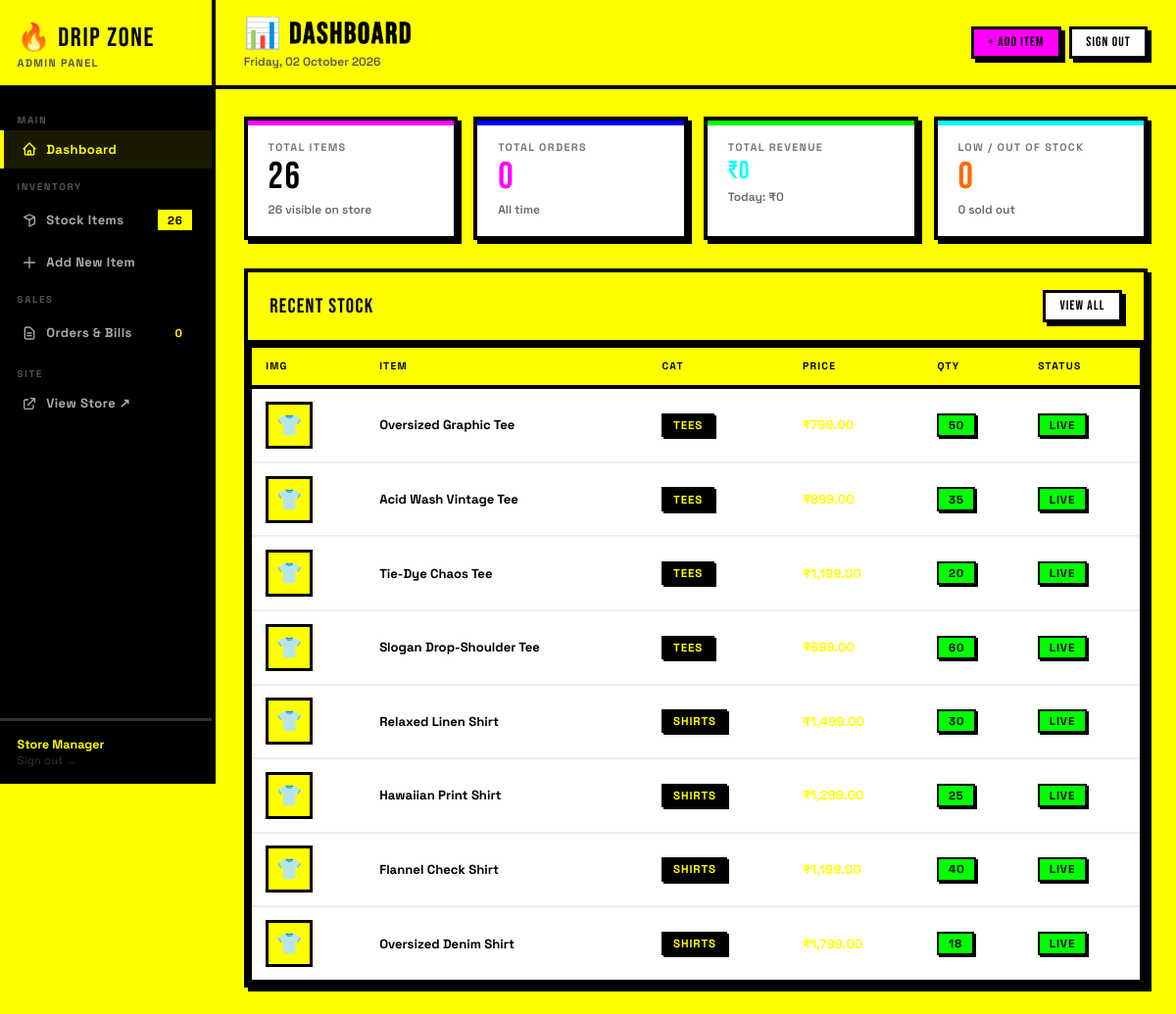
The page /admin.php (signed in) on the database its author committed.
### tables this page shows
CREATE TABLE IF NOT EXISTS Stock (
    id              INT UNSIGNED     NOT NULL AUTO_INCREMENT,
    item_name       VARCHAR(180)     NOT NULL,
    description     TEXT                      DEFAULT NULL,
    category        VARCHAR(80)      NOT NULL DEFAULT 'Uncategorized',
    image_path      VARCHAR(300)              DEFAULT NULL,
    price           DECIMAL(10,2)    NOT NULL DEFAULT 0.00,
    stock_qty       INT              NOT NULL DEFAULT 0,
    sizes           VARCHAR(200)              DEFAULT 'S,M,L,XL,XXL',
    display_status  TINYINT(1)       NOT NULL DEFAULT 1,
    created_at      DATETIME         NOT NULL DEFAULT CURRENT_TIMESTAMP,
    updated_at      DATETIME         NOT NULL DEFAULT CURRENT_TIMESTAMP ON UPDATE CURRENT_TIMESTAMP,
    PRIMARY KEY (id),
    INDEX idx_display  (display_status),
    INDEX idx_category (category)
);

### admin.php (the view, shortened to what this page needs)
<?php
require_once 'db.php';
$page   = $_GET['page']   ?? 'dashboard';
$totalItems   = (int) $pdo->query("SELECT COUNT(*) FROM Stock")->fetchColumn();
$totalVisible = (int) $pdo->query("SELECT COUNT(*) FROM Stock WHERE display_status=1")->fetchColumn();
$lowStock     = (int) $pdo->query("SELECT COUNT(*) FROM Stock WHERE stock_qty<=5 AND stock_qty>0")->fetchColumn();
$outStock     = (int) $pdo->query("SELECT COUNT(*) FROM Stock WHERE stock_qty=0")->fetchColumn();
$totalBills   = (int) $pdo->query("SELECT COUNT(*) FROM Bills")->fetchColumn();
$totalRev     = (float)$pdo->query("SELECT COALESCE(SUM(total_amount),0) FROM Bills")->fetchColumn();
$todayRev     = (float)$pdo->query("SELECT COALESCE(SUM(total_amount),0) FROM Bills WHERE DATE(bill_date)=CURDATE()")->fetchColumn();
$stockItems = [];
if (in_array($page,['stock','dashboard'])) {
    $stockItems = $pdo->query("SELECT id,item_name,category,image_path,price,stock_qty,sizes,display_status,DATE_FORMAT(updated_at,'%d %b %Y') AS updated FROM Stock ORDER BY created_at DESC")->fetchAll();
}
?>
<!DOCTYPE html>
<html lang="en">
<head>
  <link rel="stylesheet" href="style.css"/>
</head>
<body>
<div class="admin-layout" id="admin-layout">
  <aside class="admin-sidebar">
    <div class="sidebar-logo">
      <div class="sidebar-logo-text">🔥 DRIP ZONE</div>
      <div class="sidebar-logo-sub">Admin Panel</div>
    </div>
    <nav class="sidebar-nav">
      <div class="sidebar-section-label">MAIN</div>
      <a href="admin.php?page=dashboard" class="sidebar-link <?= $page==='dashboard'?'active':'' ?>" id="nav-dashboard">
        <svg xmlns="http://www.w3.org/2000/svg" fill="none" viewBox="0 0 24 24" stroke="currentColor"><path stroke-linecap="round" stroke-linejoin="round" stroke-width="2" d="M3 12l2-2m0 0l7-7 7 7M5 10v10a1 1 0 001 1h3m10-11l2 2m-2-2v10a1 1 0 01-1 1h-3m-6 0a1 1 0 001-1v-4a1 1 0 011-1h2a1 1 0 011 1v4a1 1 0 001 1m-6 0h6"/></svg>
        Dashboard
      </a>
      <div class="sidebar-section-label">INVENTORY</div>
      <a href="admin.php?page=stock" class="sidebar-link <?= $page==='stock'?'active':'' ?>" id="nav-stock">
        <svg xmlns="http://www.w3.org/2000/svg" fill="none" viewBox="0 0 24 24" stroke="currentColor"><path stroke-linecap="round" stroke-linejoin="round" stroke-width="2" d="M20 7l-8-4-8 4m16 0l-8 4m8-4v10l-8 4m0-10L4 7m8 4v10"/></svg>
        Stock Items
        <span class="badge badge-yellow" style="margin-left:auto;"><?= $totalItems ?></span>
      </a>
      <a href="admin.php?page=stock&action=add" class="sidebar-link" id="nav-add">
        <svg xmlns="http://www.w3.org/2000/svg" fill="none" viewBox="0 0 24 24" stroke="currentColor"><path stroke-linecap="round" stroke-linejoin="round" stroke-width="2" d="M12 4v16m8-8H4"/></svg>
        Add New Item
      </a>
      <div class="sidebar-section-label">SALES</div>
      <a href="admin.php?page=bills" class="sidebar-link <?= $page==='bills'?'active':'' ?>" id="nav-bills">
        <svg xmlns="http://www.w3.org/2000/svg" fill="none" viewBox="0 0 24 24" stroke="currentColor"><path stroke-linecap="round" stroke-linejoin="round" stroke-width="2" d="M9 12h6m-6 4h6m2 5H7a2 2 0 01-2-2V5a2 2 0 012-2h5.586a1 1 0 01.707.293l5.414 5.414A1 1 0 0119 8.414V19a2 2 0 01-2 2z"/></svg>
        Orders &amp; Bills
        <span class="badge badge-dark" style="margin-left:auto;"><?= $totalBills ?></span>
      </a>
      <div class="sidebar-section-label">SITE</div>
      <a href="index.php" target="_blank" class="sidebar-link" id="nav-store">
        <svg xmlns="http://www.w3.org/2000/svg" fill="none" viewBox="0 0 24 24" stroke="currentColor"><path stroke-linecap="round" stroke-linejoin="round" stroke-width="2" d="M10 6H6a2 2 0 00-2 2v10a2 2 0 002 2h10a2 2 0 002-2v-4M14 4h6m0 0v6m0-6L10 14"/></svg>
        View Store ↗
      </a>
    </nav>
    <div class="sidebar-footer">
      <div class="admin-name"><?= htmlspecialchars($_SESSION['admin_name'] ?? 'Admin') ?></div>
      <a href="logout.php" style="font-size:.72rem;color:#333;">Sign out →</a>
    </div>
  </aside>
  <div class="admin-main">
    <div class="admin-topbar">
      <div>
        <div class="admin-page-title">
          <?php echo ['dashboard'=>'📊 DASHBOARD','stock'=>'👕 STOCK MGMT','bills'=>'🧾 ORDERS'][$page] ?? 'DASHBOARD'; ?>
        </div>
        <div class="admin-topbar-meta"><?= date('l, d F Y') ?></div>
      </div>
      <div style="display:flex;gap:.5rem;align-items:center;">
        <a href="admin.php?page=stock&action=add" class="btn btn-pink btn-sm" id="topbar-add">+ ADD ITEM</a>
        <a href="logout.php" class="btn btn-outline-w btn-sm" id="topbar-logout">SIGN OUT</a>
      </div>
    </div>
    <div class="admin-content">
      <?php if ($page==='dashboard'): ?>
        <div class="stats-grid">
          <div class="stat-card">
            <div class="stat-label">TOTAL ITEMS</div>
            <div class="stat-value"><?= $totalItems ?></div>
            <div class="stat-sub"><?= $totalVisible ?> visible on store</div>
          </div>
          <div class="stat-card">
            <div class="stat-label">TOTAL ORDERS</div>
            <div class="stat-value" style="color:var(--neon-pink);"><?= $totalBills ?></div>
            <div class="stat-sub">All time</div>
          </div>
          <div class="stat-card">
            <div class="stat-label">TOTAL REVENUE</div>
            <div class="stat-value" style="color:var(--cyber-blue);font-size:1.6rem;">₹<?= number_format($totalRev,0) ?></div>
            <div class="stat-sub">Today: ₹<?= number_format($todayRev,0) ?></div>
          </div>
          <div class="stat-card">
            <div class="stat-label">LOW / OUT OF STOCK</div>
            <div class="stat-value" style="color:var(--hot-orange);"><?= $lowStock + $outStock ?></div>
            <div class="stat-sub"><?= $outStock ?> sold out</div>
          </div>
        </div>
        <div class="card">
          <div class="card-header">
            <div class="section-title">RECENT STOCK</div>
            <a href="admin.php?page=stock" class="btn btn-outline-w btn-sm">VIEW ALL</a>
          </div>
          <div class="table-wrap">
            <table class="admin-table">
              <thead><tr><th>IMG</th><th>ITEM</th><th>CAT</th><th>PRICE</th><th>QTY</th><th>STATUS</th></tr></thead>
              <tbody>
                <?php foreach(array_slice($stockItems,0,8) as $item): ?>
                <tr>
                  <td>
                    <div class="item-img">
                      <?php if($item['image_path'] && file_exists($item['image_path'])): ?>
                        <img src="<?= htmlspecialchars($item['image_path']) ?>" alt=""/>
                      <?php else: ?>👕<?php endif; ?>
                    </div>
                  </td>
                  <td><div class="item-name"><?= htmlspecialchars($item['item_name']) ?></div></td>
                  <td><span class="badge badge-dark"><?= htmlspecialchars($item['category']) ?></span></td>
                  <td style="color:var(--neon-yellow);font-weight:700;">₹<?= number_format($item['price'],2) ?></td>
                  <td>
                    <?php if($item['stock_qty']==0): ?><span class="badge badge-red">OUT</span>
                    <?php elseif($item['stock_qty']<=5): ?><span class="badge badge-pink"><?= $item['stock_qty'] ?> LEFT</span>
                    <?php else: ?><span class="badge badge-green"><?= $item['stock_qty'] ?></span>
                    <?php endif; ?>
                  </td>
                  <td><?= $item['display_status'] ? '<span class="badge badge-green">LIVE</span>' : '<span class="badge badge-dark">HIDDEN</span>' ?></td>
                </tr>
                <?php endforeach; ?>
              </tbody>
            </table>
          </div>
        </div>
      <?php endif; ?>
    </div>
  </div>
</div>
</body>
</html>

### rows shown on the page
stock: item_name "Oversized Graphic Tee", category "TEES", price "799.00", stock_qty "50", display_status "LIVE"
stock: item_name "Acid Wash Vintage Tee", category "TEES", price "899.00", stock_qty "35", display_status "LIVE"
stock: item_name "Tie-Dye Chaos Tee", category "TEES", price "1,199.00", stock_qty "20", display_status "LIVE"
stock: item_name "Slogan Drop-Shoulder Tee", category "TEES", price "699.00", stock_qty "60", display_status "LIVE"
stock: item_name "Relaxed Linen Shirt", category "SHIRTS", price "1,499.00", stock_qty "30", display_status "LIVE"
stock: item_name "Hawaiian Print Shirt", category "SHIRTS", price "1,299.00", stock_qty "25", display_status "LIVE"
stock: item_name "Flannel Check Shirt", category "SHIRTS", price "1,199.00", stock_qty "40", display_status "LIVE"
stock: item_name "Oversized Denim Shirt", category "SHIRTS", price "1,799.00", stock_qty "18", display_status "LIVE"

### other values the page prints
$totalItems "26"
$totalBills "0"
$_SESSION['admin_name'] "Store Manager"
$totalVisible "26"
$totalRev "0"
$todayRev "0"
$lowStock + $outStock "0"
$outStock "0"
